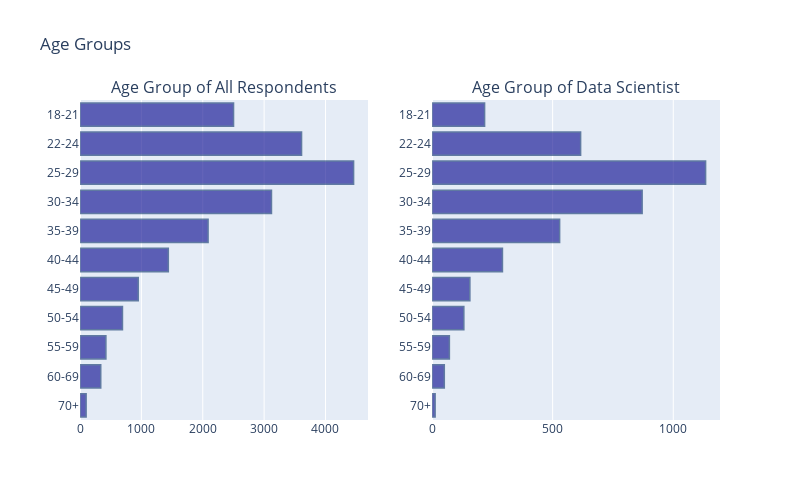

Notebook code for this chart:
### Code cell
## Age Gender, Education and Job Title Distribution

dframe_ages_count = pd.DataFrame({'Age Group': dframe_data["Age"].value_counts().index,
                                'Count':dframe_data["Age"].value_counts().values}).sort_values("Age Group", ascending = False)

dframe_ds_ages_count = pd.DataFrame({'Age Group': dframe_data_ds["Age"].value_counts().index,
                                    'Count': dframe_data_ds["Age"].value_counts().values}).sort_values("Age Group", ascending = False)

fig = make_subplots(rows=1, cols=2, specs=[[{'type':'xy'}, {'type':'xy'}]], subplot_titles=('Age Group of All Respondents', 'Age Group of Data Scientist'))

fig.add_trace(
    go.Bar(x=dframe_ages_count["Count"],
                     y=dframe_ages_count["Age Group"],
                     marker_color='darkblue',
                     marker_line_color='rgb(8,48,107)',
                     marker_line_width=1.5, 
                     opacity=0.6,
                     orientation='h'     
                ),
    row=1, col=1)

fig.add_trace(
    go.Bar(x=dframe_ds_ages_count["Count"],
                     y=dframe_ds_ages_count["Age Group"],
                     marker_color='darkblue',
                     marker_line_color='rgb(8,48,107)',
                     marker_line_width=1.5, 
                     opacity=0.6,
                     orientation='h'     
                ),
    row=1, col=2)


fig.update_layout(
    title_text="Age Groups",
    height=500, width=800, showlegend=False
)

fig.update_traces(marker_line_color='rgb(8,48,107)',
                  marker_line_width=1.5, opacity=0.6
                 )

fig.show()

### Figure 1 — Plotly figure (JSON) as saved in the notebook; plotly's stock layout.template omitted (floating-point values rounded to 4 significant figures)
{"data": [{"marker": {"color": "darkblue", "line": {"color": "rgb(8,48,107)", "width": 1.5}}, "opacity": 0.6, "orientation": "h", "type": "bar", "x": [100, 338, 422, 692, 949, 1439, 2087, 3120, 4458, 3610, 2502], "xaxis": "x", "y": ["70+", "60-69", "55-59", "50-54", "45-49", "40-44", "35-39", "30-34", "25-29", "22-24", "18-21"], "yaxis": "y"}, {"marker": {"color": "darkblue", "line": {"color": "rgb(8,48,107)", "width": 1.5}}, "opacity": 0.6, "orientation": "h", "type": "bar", "x": [13, 51, 72, 132, 157, 292, 529, 871, 1134, 616, 218], "xaxis": "x2", "y": ["70+", "60-69", "55-59", "50-54", "45-49", "40-44", "35-39", "30-34", "25-29", "22-24", "18-21"], "yaxis": "y2"}], "layout": {"annotations": [{"font": {"size": 16}, "showarrow": false, "text": "Age Group of All Respondents", "x": 0.225, "xanchor": "center", "xref": "paper", "y": 1, "yanchor": "bottom", "yref": "paper"}, {"font": {"size": 16}, "showarrow": false, "text": "Age Group of Data Scientist", "x": 0.775, "xanchor": "center", "xref": "paper", "y": 1, "yanchor": "bottom", "yref": "paper"}], "height": 500, "showlegend": false, "title": {"text": "Age Groups"}, "width": 800, "xaxis": {"anchor": "y", "domain": [0, 0.45]}, "xaxis2": {"anchor": "y2", "domain": [0.55, 1]}, "yaxis": {"anchor": "x", "domain": [0, 1]}, "yaxis2": {"anchor": "x2", "domain": [0, 1]}}}
